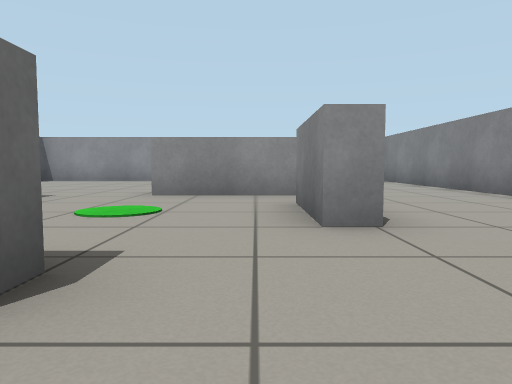
View 1 (above)

14 first-person views from a walk through a Gazebo world. The camera is 0.5 m above the floor, tilts 4° down and sees 70° across. The floor is counted in squares, 1 m on a side. Each view is taken from the middle of a square. On the plan, view 1 faces up. The plan holds only what a view shows up to about 9 squares ahead; the rest is blank.

View 2
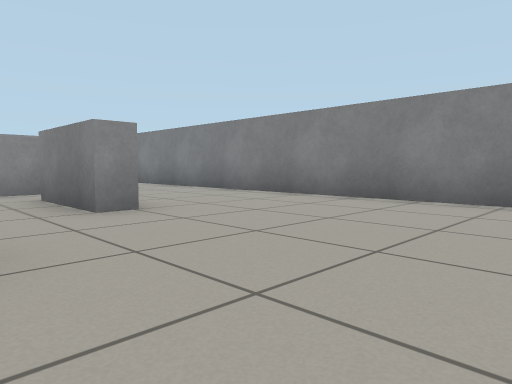

View 3
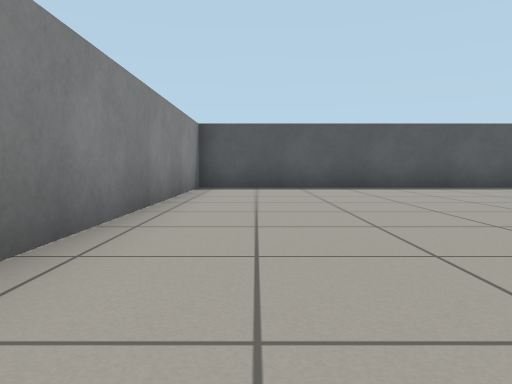

View 4
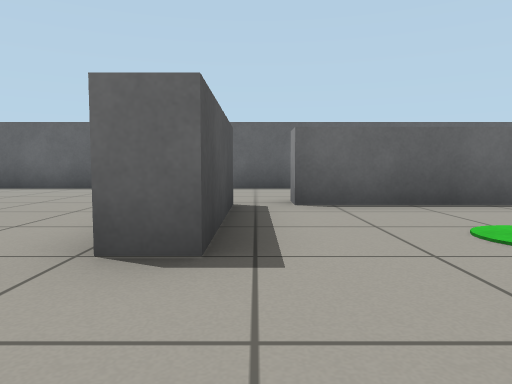

View 5
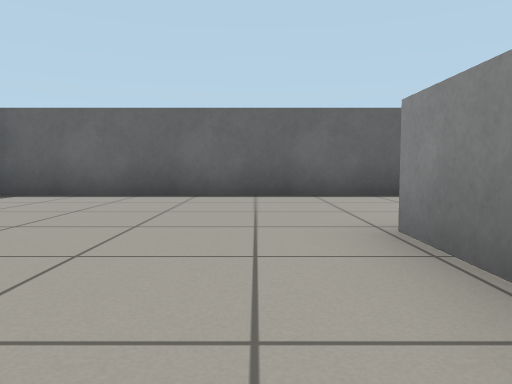

View 6
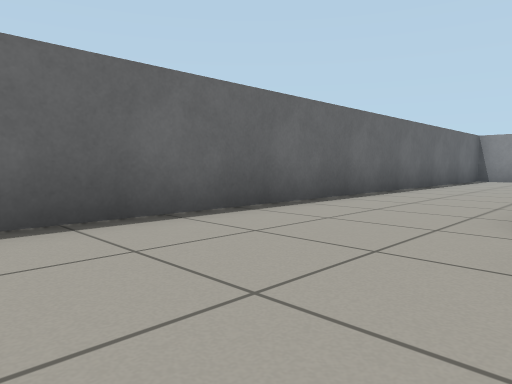

View 7
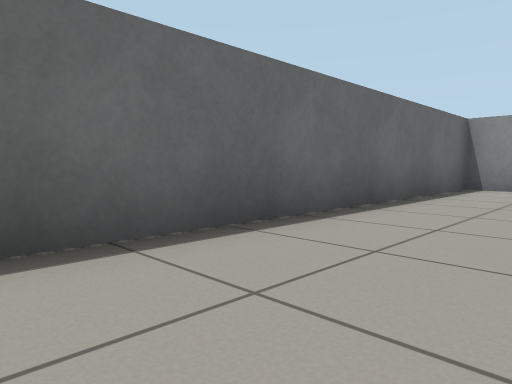

View 8
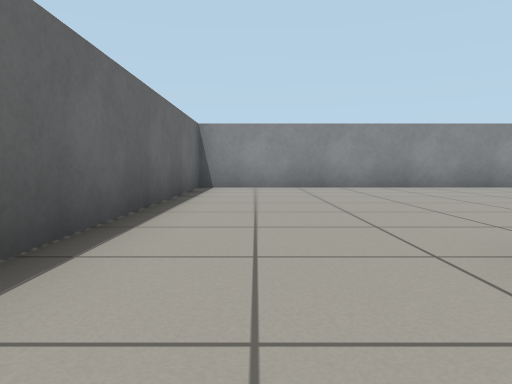

View 9
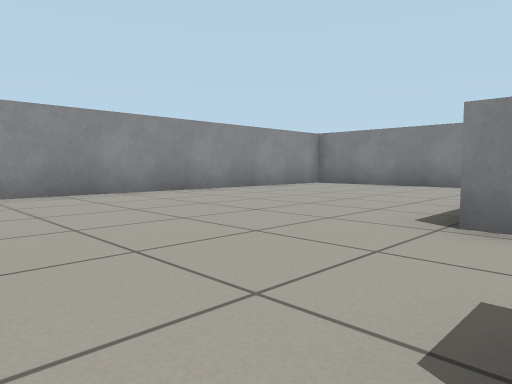

View 10
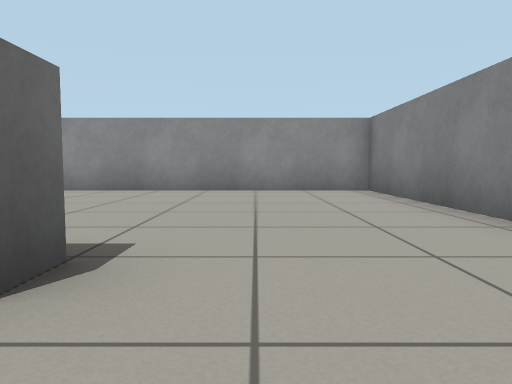

View 11
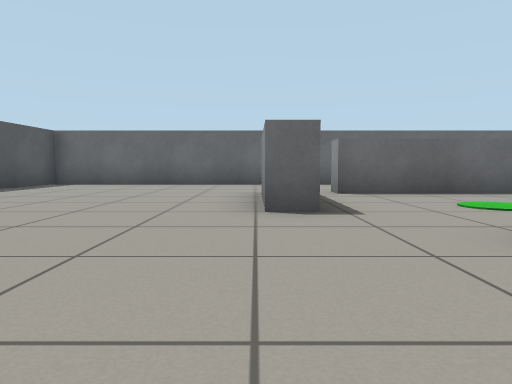

View 12
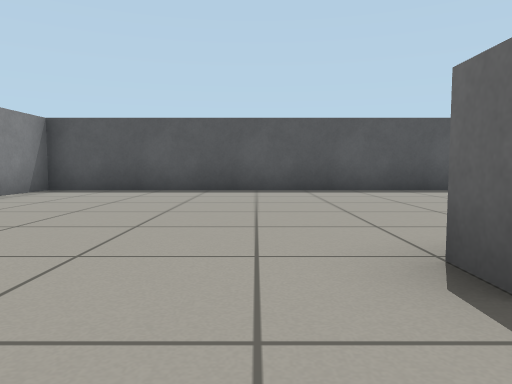

View 13
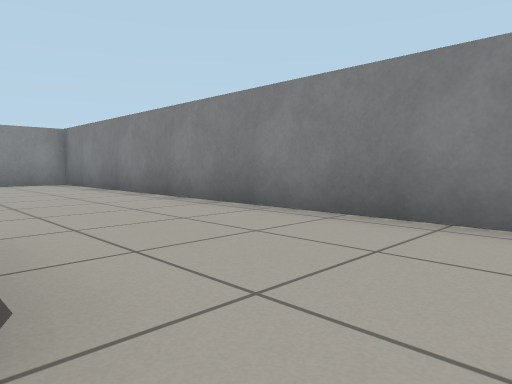

View 14
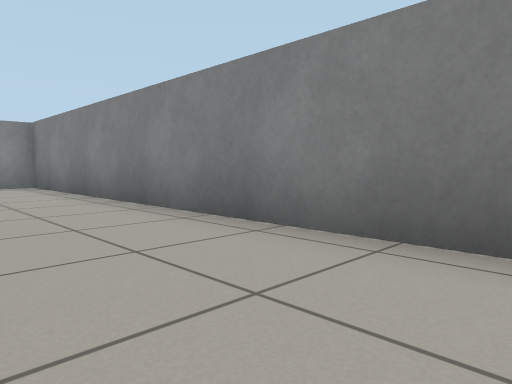

### Floor plan
Points are (right, up) in squares from view 1. A wall is a line through its corners. A room is listed if a view was taken in it or the views show most of it. See-through windows are left out.
Room 1 (views 1, 2, 3, 4, 5, 6, 7, 8, 9, 10, 11, 12, 13, 14)
walls: (1.1, 3) (0.6, 3) (0.6, 5); (-3.7, 5.8) (-3.7, 2.5) (-4.4, 2.5); (1, 7) (1, 6.3) (-1.8, 6.3) (-1.8, 7); (-3.9, 1.7) (-1, 1.7) (-1, 1.1) (-3.9, 1.1); (-6.1, -4.6) (4.4, -4.6) (4.4, 12.6) (-7.3, 12.6) (-7.3, -4.5)

Where each view was taken, in squares from view 1:
view 1: 0 up, 0 right, facing up
view 2: 1 down, 1 left, facing up-right
view 3: 4 up, 3 right, facing down
view 4: 2 up, 1 right, facing left
view 5: 0 up, 1 left, facing left
view 6: 1 down, 4 left, facing up-left
view 7: 4 up, 5 left, facing up-left
view 8: 4 up, 6 left, facing up
view 9: 6 up, 5 left, facing up-right
view 10: 5 up, 2 right, facing up
view 11: 1 up, 3 right, facing left
view 12: 3 up, 0 right, facing down
view 13: 2 up, 1 right, facing up-right
view 14: 3 up, 2 right, facing up-right
